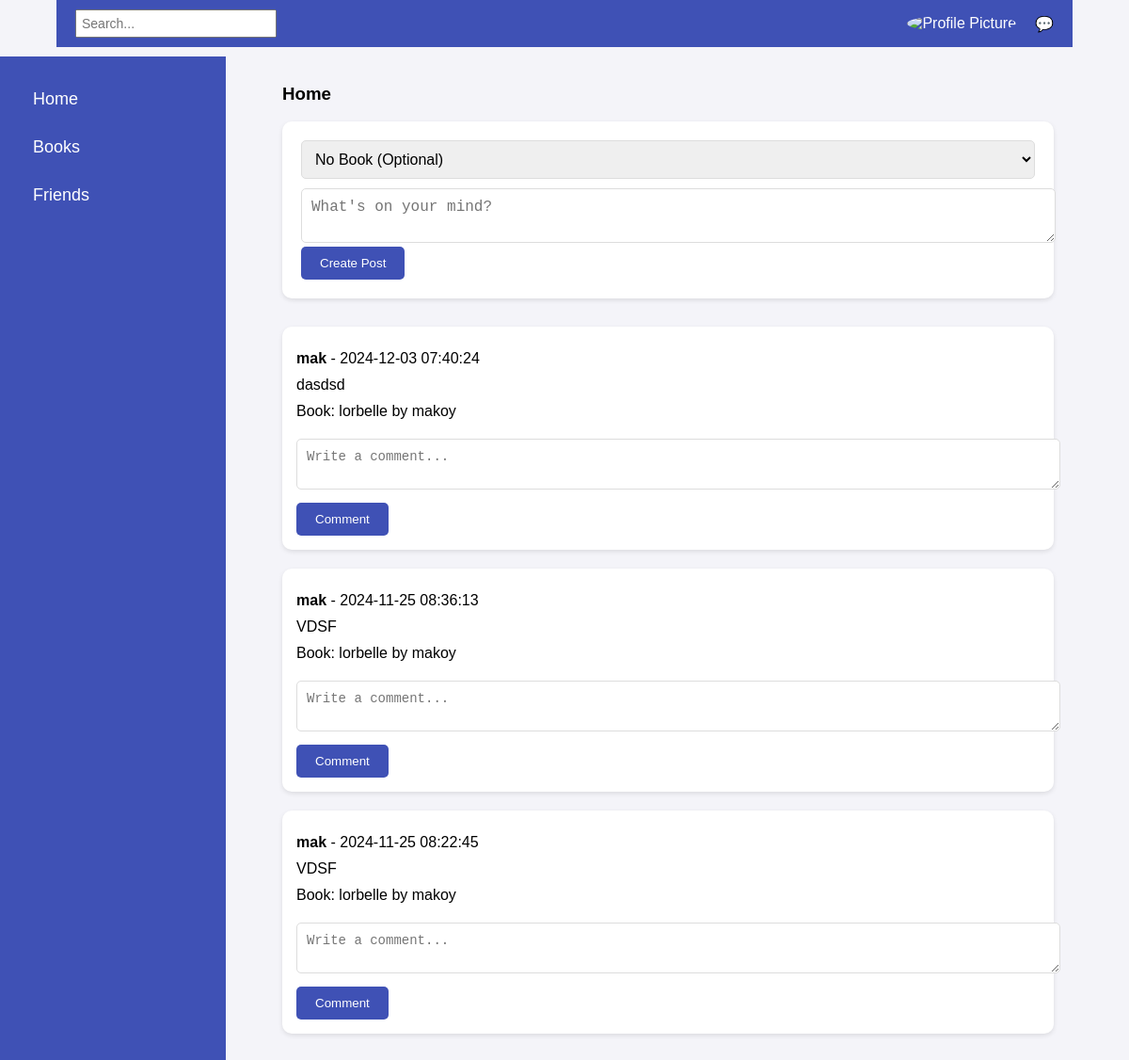
/user_page.php (signed in), run on the app's committed database.
### tables this page shows
CREATE TABLE `posts` (
  `post_id` int(11) NOT NULL,
  `user_id` int(11) NOT NULL,
  `book_id` int(11) DEFAULT NULL,
  `content` text NOT NULL,
  `created_at` timestamp NOT NULL DEFAULT current_timestamp()
);

CREATE TABLE `users` (
  `user_id` int(11) NOT NULL,
  `username` varchar(100) NOT NULL,
  `email` varchar(150) NOT NULL,
  `password` varchar(255) NOT NULL,
  `role` enum('user','admin') NOT NULL DEFAULT 'user',
  `is_active` tinyint(1) NOT NULL DEFAULT 1,
  `created_at` timestamp NOT NULL DEFAULT current_timestamp(),
  `updated_at` timestamp NOT NULL DEFAULT current_timestamp() ON UPDATE current_timestamp(),
  `profile_picture` varchar(255) DEFAULT NULL,
  `full_name` varchar(150) DEFAULT NULL
);

CREATE TABLE `books` (
  `book_id` int(11) NOT NULL,
  `title` varchar(255) NOT NULL,
  `author` varchar(255) NOT NULL,
  `description` text DEFAULT NULL,
  `created_at` timestamp NOT NULL DEFAULT current_timestamp(),
  `category` varchar(255) NOT NULL
);

### user_page.php (the view, shortened to what this page needs)
<?php
@include 'config.php';
$user_id = $_SESSION['user_id'];
$query = "SELECT * FROM users WHERE user_id = :user_id";
$stmt = $conn->prepare($query);
$stmt->bindParam(':user_id', $user_id);
$stmt->execute();
$user = $stmt->fetch(PDO::FETCH_ASSOC);
$posts_query = "
    SELECT p.*, b.title AS book_title, b.author AS book_author, u.username AS post_author
    FROM posts p
    LEFT JOIN books b ON p.book_id = b.book_id
    JOIN users u ON p.user_id = u.user_id
    WHERE p.user_id != :user_id  -- Exclude posts by the logged-in user
    ORDER BY p.created_at DESC
";
$stmt = $conn->prepare($posts_query);
$stmt->bindParam(':user_id', $user_id);
$stmt->execute();
$posts = $stmt->fetchAll(PDO::FETCH_ASSOC);
?>
<!DOCTYPE html>
<html lang="en">
<head>
    <link rel="stylesheet" href="css/user.css">
</head>
<body>
    <div class="container">
        <div class="top-nav">
            <div class="search-bar">
                <input type="text" placeholder="Search..." id="searchInput">
            </div>
            <div class="nav-icons">
                <div class="profile-dropdown">
                    <img src="<?= $user['profile_picture'] ?: 'default-profile.png' ?>" alt="Profile Picture" id="profilePicture">
                </div>
                <div class="message-dropdown">
                    <span id="messageIcon">💬</span>
                </div>
            </div>
        </div>
        <div class="main-container">
            <div class="side-nav">
                <button class="tab-button" onclick="switchTab('home')">Home</button>
                <button class="tab-button" onclick="switchTab('books')">Books</button>
                <button class="tab-button" onclick="switchTab('friends')">Friends</button>
            </div>
            <div class="main-content">
                <div id="home" class="tab-content active">
                    <h3>Home</h3>
                    <div class="create-post-form">
                        <form method="POST" action="">
                            <select name="book_id">
                                <option value="">No Book (Optional)</option>
                            </select>
                            <textarea name="content" placeholder="What's on your mind?" required></textarea>
                            <button type="submit" name="create_post">Create Post</button>
                        </form>
                    </div>
                    <div class="posts">
                        <?php foreach ($posts as $post): ?>
                            <div class="post">
                                <p><strong><?= htmlspecialchars($post['post_author']) ?></strong> - <?= htmlspecialchars($post['created_at']) ?></p>
                                <p><?= htmlspecialchars($post['content']) ?></p>
                                <p>Book: <?= htmlspecialchars($post['book_title']) ?> by <?= htmlspecialchars($post['book_author']) ?></p>
                                <div class="comments">
                                    <form method="POST" action="">
                                        <textarea name="comment_content" placeholder="Write a comment..." required></textarea>
                                        <button type="submit" name="comment">Comment</button>
                                    </form>
                                </div>
                            </div>
                        <?php endforeach; ?>
                    </div>
                </div>
            </div>
        </div>
    </div>
</body>
</html>

### css/user.css (style rules this page uses)
body { font-family: Arial, sans-serif; background-color: #f4f4f9; margin: 0; padding: 0; box-sizing: border-box; }
.container { width: 90%; margin: 0 auto; }
.top-nav { display: flex; justify-content: space-between; align-items: center; background-color: #3f51b5; color: white; padding: 10px 20px; }
.search-bar input { padding: 5px; font-size: 14px; width: 200px; }
.nav-icons { display: flex; align-items: center; }
.profile-dropdown, .message-dropdown { position: relative; margin-left: 20px; cursor: pointer; }
.profile-dropdown img { width: 40px; height: 40px; border-radius: 50%; }
.side-nav { width: 200px; background-color: #3f51b5; color: white; padding: 20px; position: fixed; top: 60px; left: 0; height: calc(100% - 60px); overflow-y: auto; }
.tab-button { background-color: transparent; color: white; border: none; padding: 15px; width: 100%; text-align: left; font-size: 18px; cursor: pointer; transition: background-color 0.3s ease; }
.main-container { margin-left: 220px; padding: 20px; }
.tab-content { display: none; }
.tab-content.active { display: block; }
.create-post-form { margin-bottom: 30px; background-color: white; padding: 20px; border-radius: 10px; box-shadow: 0 2px 5px rgba(0, 0, 0, 0.1); }
.create-post-form textarea { width: 100%; padding: 10px; border: 1px solid #ddd; border-radius: 5px; font-size: 16px; resize: vertical; }
.create-post-form select { padding: 10px; border: 1px solid #ddd; border-radius: 5px; font-size: 16px; width: 100%; margin-bottom: 10px; }
.create-post-form button { padding: 10px 20px; background-color: #3f51b5; color: white; border: none; border-radius: 5px; cursor: pointer; }
.post { background-color: white; padding: 15px; margin-bottom: 20px; border-radius: 10px; box-shadow: 0 2px 5px rgba(0, 0, 0, 0.1); }
.post p { margin: 10px 0; }
.comments { margin-top: 20px; }
.comments form { margin-top: 10px; }
.comments textarea { width: 100%; padding: 10px; border: 1px solid #ddd; border-radius: 5px; font-size: 14px; resize: vertical; }
.comments button { padding: 10px 20px; background-color: #3f51b5; color: white; border: none; border-radius: 5px; cursor: pointer; margin-top: 10px; }

### data on the page
posts: user.username "mak", created_at "2024-12-03 07:40:24", content "dasdsd", book.title "lorbelle", book.author "makoy"
posts: user.username "mak", created_at "2024-11-25 08:36:13", content "VDSF", book.title "lorbelle", book.author "makoy"
posts: user.username "mak", created_at "2024-11-25 08:22:45", content "VDSF", book.title "lorbelle", book.author "makoy"
